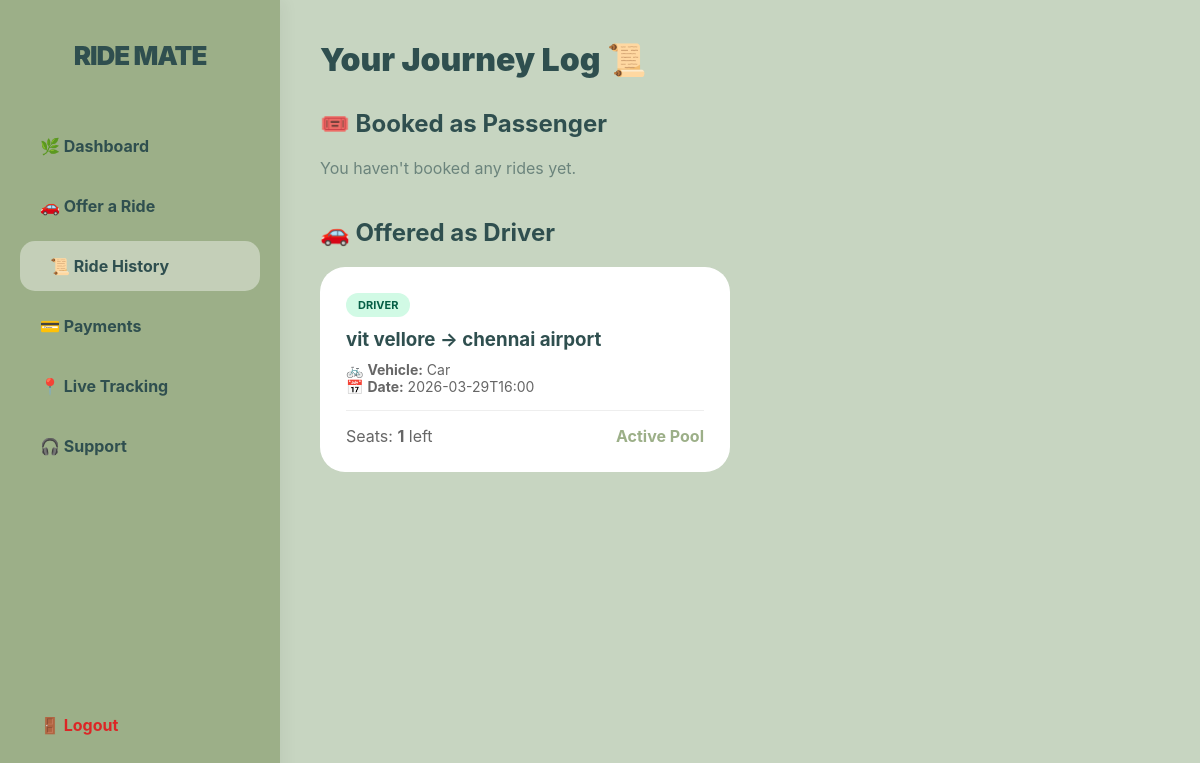
The app's page /ride_history (signed in) with its own data.
### app.py (models this page shows)
class Ride(db.Model):
    id = db.Column(db.Integer, primary_key=True)
    driver_id = db.Column(db.Integer, db.ForeignKey('user.id'), nullable=False)
    vehicle_type = db.Column(db.String(50), nullable=False)
    route_from = db.Column(db.String(100), nullable=False)
    route_to = db.Column(db.String(100), nullable=False)
    departure_time = db.Column(db.String(50), nullable=False)
    seats_available = db.Column(db.Integer, nullable=False)
    women_only = db.Column(db.Boolean, default=False)
    helmet_status = db.Column(db.String(50), default="N/A")

### app.py (the view)
@app.route('/ride_history')
def ride_history():
    if 'user_id' not in session: return redirect('/login')
    offered = Ride.query.filter_by(driver_id=session['user_id']).all()
    booked = db.session.query(Ride, User, Booking.id).select_from(Booking)\
    .join(Ride, Booking.ride_id == Ride.id)\
    .join(User, Ride.driver_id == User.id)\
    .filter(Booking.passenger_id == session['user_id']).all()
    return render_template('ride_history.html', offered_rides=offered, booked_rides=booked)

### templates/ride_history.html (shortened to what this page needs)
<!DOCTYPE html>
<html>
<head>
    <link rel="stylesheet" href="{{ url_for('static', filename='style.css') }}">
</head>
<body>
    <div class="sidebar-wrapper">
        <h2>RIDE MATE</h2>
        <a href="/dashboard">🌿 Dashboard</a>
        <a href="/offer_ride">🚗 Offer a Ride</a>
        <a href="/ride_history" class="active">📜 Ride History</a>
        <a href="/manage_payments">💳 Payments</a>
        <a href="/live_tracking/1">📍 Live Tracking</a>
        <a href="/support">🎧 Support</a>
        <a href="/logout" style="margin-top: auto; color: #dc2626 !important;">🚪 Logout</a>
    </div>
    <div class="main-content">
        <h1 style="color: var(--primary-main); font-weight: 900; margin-bottom: 30px;">Your Journey Log 📜</h1>
        <h2 style="color: var(--primary-main); font-size: 1.5rem; margin-bottom: 20px;">🎟️ Booked as Passenger</h2>
        <div style="display: grid; grid-template-columns: repeat(auto-fill, minmax(350px, 1fr)); gap: 20px; margin-bottom: 40px;">
            {% for ride, driver, b_id in booked_rides %}
            <div class="glass-card" style="margin: 0; background: white !important;">
                <span class="history-badge badge-passenger">Passenger</span>
                <h3 style="margin: 15px 0 10px 0; color: var(--deep-sage);">{{ ride.route_from }} → {{ ride.route_to }}</h3>
                <p style="font-size: 14px; color: #666;">👤 <b>Driver:</b> {{ driver.name }}</p>
                <p style="font-size: 14px; color: #666;">📅 <b>Date:</b> {{ ride.departure_time }}</p>
                <div style="margin-top: 15px; padding-top: 15px; border-top: 1px solid #eee; display: flex; justify-content: space-between; align-items: center;">
                    <span style="color: #059669; font-weight: bold;">Confirmed ✅</span>
                    <a href="/live_tracking/{{ ride.id }}" style="color: var(--primary-main); font-weight: bold; text-decoration: none;">View Map →</a>
                </div>
            </div>
            {% else %}
            <p style="opacity: 0.6; color: var(--deep-sage);">You haven't booked any rides yet.</p>
            {% endfor %}
        </div>
        <h2 style="color: var(--primary-main); font-size: 1.5rem; margin-bottom: 20px;">🚗 Offered as Driver</h2>
        <div style="display: grid; grid-template-columns: repeat(auto-fill, minmax(350px, 1fr)); gap: 20px;">
            {% for ride in offered_rides %}
            <div class="glass-card" style="margin: 0; background: white !important;">
                <span class="history-badge badge-driver">Driver</span>
                <h3 style="margin: 15px 0 10px 0; color: var(--deep-sage);">{{ ride.route_from }} → {{ ride.route_to }}</h3>
                <p style="font-size: 14px; color: #666;">🚲 <b>Vehicle:</b> {{ ride.vehicle_type }}</p>
                <p style="font-size: 14px; color: #666;">📅 <b>Date:</b> {{ ride.departure_time }}</p>
                <div style="margin-top: 15px; padding-top: 15px; border-top: 1px solid #eee; display: flex; justify-content: space-between; align-items: center;">
                    <span style="color: #666;">Seats: <b>{{ ride.seats_available }}</b> left</span>
                    <span style="color: var(--mid-sage); font-weight: bold;">Active Pool</span>
                </div>
            </div>
            {% else %}
            <p style="opacity: 0.6; color: var(--deep-sage);">You haven't offered any rides yet.</p>
            {% endfor %}
        </div>
    </div>
</body>
</html>

### static/style.css (style rules this page uses)
:root { --women-pink-bg: #fdf2f4; --women-pink-accent: #e5989b; --women-pink-dark: #b56576; --women-pink-glass: rgba(253, 242, 244, 0.7); }
* { margin: 0; padding: 0; box-sizing: border-box; font-family: "Inter", "Segoe UI", sans-serif; }
body { background: var(--bg); }

### records on screen
Ride: route_from "vit vellore", route_to "chennai airport", vehicle_type "Car", departure_time "2026-03-29T16:00", seats_available "1"
